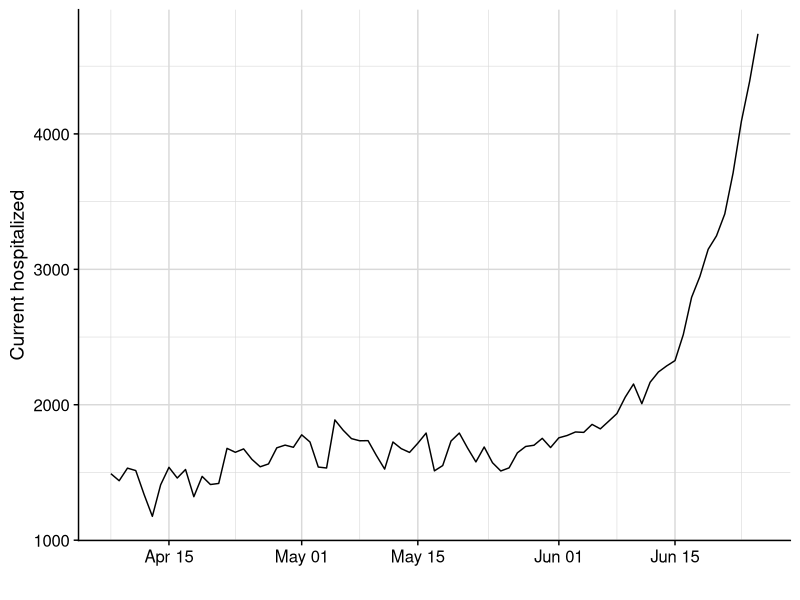
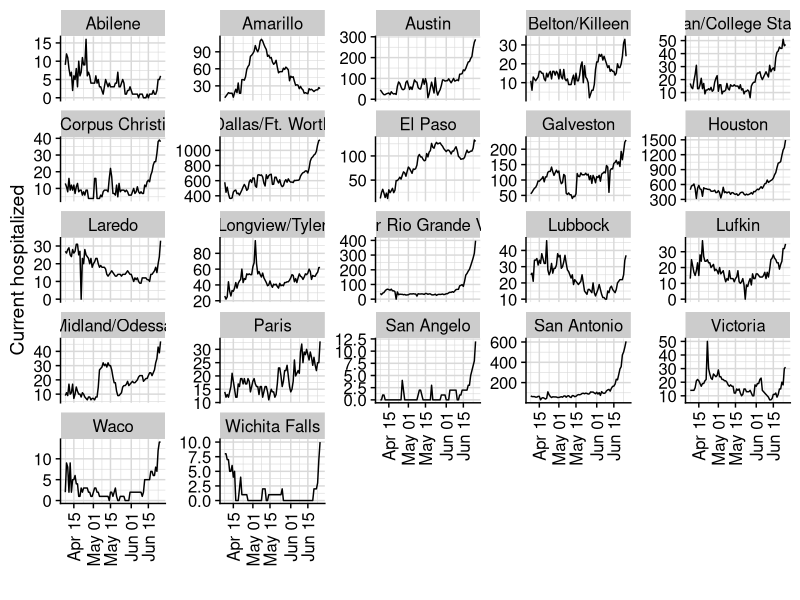

Here is the R script that generated these plots, in order: (Note: this script raises an error after producing the figures.)
library(tidyverse)
library(readxl)
library(lubridate)
library(cowplot)
theme_set(theme_cowplot())


first_date <- ymd("2020-04-08")
tsa_df <- readxl::read_xlsx("raw-data/tsa_hospitalizations/Texas COVID-19 Hospitalizations by TSA.xlsx", skip = 2) %>% 
  gather(date, hospitalizations, -`TSA ID`, -`TSA Name`) %>% 
  rename(tsa_id = `TSA ID`,
         tsa = `TSA Name`) %>% 
  mutate(date = first_date + days(as.numeric(date) - min(as.numeric(date))))


tsa_df %>% 
  filter(tsa == "Statewide Total") %>% 
  ggplot(aes(date, hospitalizations)) + 
  geom_line() +
  background_grid(major = "xy", minor = "xy") +
  labs(x = "", y = "Current hospitalized")


tsa_df %>% 
  filter(tsa != "Statewide Total") %>% 
  ggplot(aes(date, hospitalizations)) + 
    geom_line() +
    facet_wrap(~tsa, scales = "free_y") +
    background_grid(major = "xy", minor = "xy") +
    theme(axis.text.x = element_text(angle = 90, vjust = 0.5, hjust=1),
          legend.position = "none") +
  labs(x = "", y = "Current hospitalized")
  
tsa_df %>% 
  mutate(hospitalizations = hospitalizations + 1) %>% 
  filter(date == ymd("2020-06-01") | date == max(date)) %>% 
  spread(date, hospitalizations) %>% 
  mutate(percent_change = (`2020-06-22`) / `2020-06-01`,
         trend = ifelse(percent_change > 1, "Increasing", "Decreasing")) %>% 
  mutate(tsa_lab = forcats::fct_reorder(tsa, percent_change)) %>% 
  ggplot(aes(tsa_lab, percent_change, fill = trend)) + 
    geom_col() +
    scale_y_continuous(labels = scales::percent) +
    geom_hline(yintercept = 1, lty = 2) +
    labs(x = "", y = "Change since June 1st") +
    scale_fill_brewer(type = "qual", palette = 2)  +
    theme(axis.text.x = element_text(angle = 90, vjust = 0.5, hjust=1),
          legend.position = "none") +
    background_grid(major = "y", minor = "y")
  
## Trauma areas
## https://www.dshs.texas.gov/emstraumasystems/etrarac.shtm